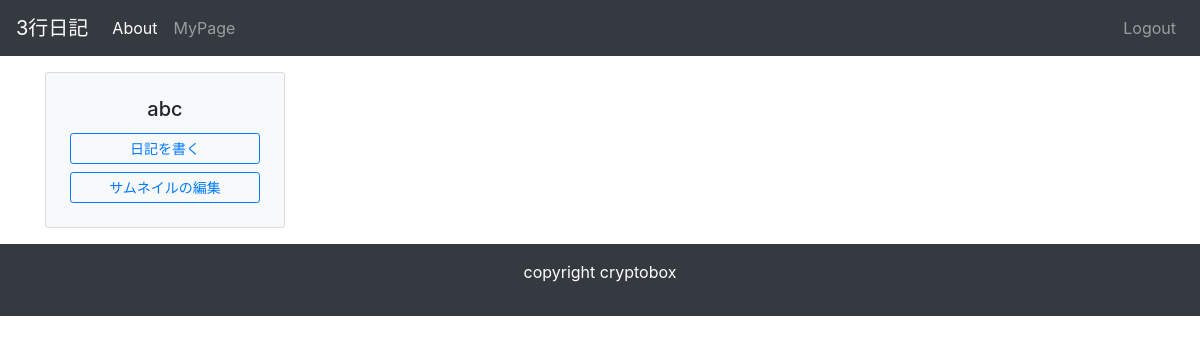
The app's page /user_detail/1/ (signed in), older data.
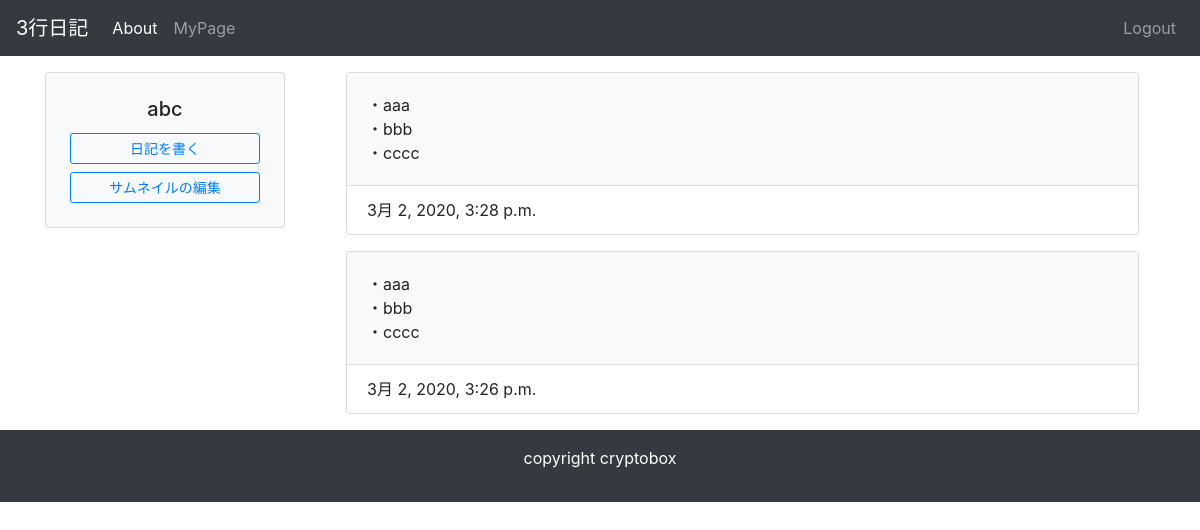
The same page, newer data.
### ThreeLineDiary/models.py (models this page shows, shortened)
class Post(models.Model):
    release = ((True, '公開'), (False, '非公開'))
    line_one = models.CharField('1つ目', max_length=100)
    line_two = models.CharField('2つ目', max_length=100)
    line_three = models.CharField('3つ目', max_length=100)
    created_at = models.DateTimeField('作成日', default=timezone.now)
    active = models.BooleanField('日記の公開', default=False, choices=release)
    user = models.ForeignKey(
        User, verbose_name='ユーザー', on_delete=models.PROTECT,
    )

### ThreeLineDiary/views.py (the view)
# urls.py: path('user_detail/<int:pk>/', views.UserDetail.as_view(), name='user_detail'),
class UserDetail(OnlyYouMixin, generic.ListView):
    model = Post
    template_name = 'ThreeLineDiary/user_detail.html'  # デフォルトユーザーを使う場合に備え、きちんとtemplate名を書く
    def get_context_data(self, **kwargs):
        context = super().get_context_data(**kwargs)
        context["post_list"] = Post.objects.all()
        return context

### ThreeLineDiary/views.py (called while the page is built)
    def test_func(self):
        user = self.request.user
        return user.pk == self.kwargs['pk'] or user.is_superuser

### ThreeLineDiary/templates/ThreeLineDiary/user_detail.html (shortened to what this page needs)
{% extends "ThreeLineDiary/base.html" %}
{% block content %}
<div class="container">
    <div class="row">
        <div class="col-md-3">
            <div class="card img-thumbnail bg-light mb-3 mt-3" style="width: 15rem;">
                <div class="card-body">
                    <h5 class="card-title text-center">{{ user.username }}</h5>
                    <a class="btn btn-outline-primary btn-sm btn-block" href="{% url 'ThreeLineDiary:post_create' user.pk %}" role="button">日記を書く</a>
                    <a class="btn btn-outline-primary btn-sm btn-block" href="{% url 'ThreeLineDiary:thumbnail_update' user.pk %}" role="button">サムネイルの編集</a>
                </div>
            </div>
        </div>
        <div class="col-md-9">
                 {% for post in user.post_set.all reversed %}
                     <div class="card bg-light mb-3 mt-3 mx-3" style="max-width: 50rem;">
                         <div class="card-body bg-light">
                            <p class="card-text">・{{ post.line_one }}<br>・{{ post.line_two }}<br>・{{ post.line_three }}</p>
                         </div>
                      <div class="card-footer bg-white">{{ post.created_at }}</div>
                     </div>
                 {% endfor %}
        </div>
    </div>
</div>
{% endblock %}

Row changes from the older to the newer data that the page shows:
added Post: line_one "aaa", line_two "bbb", line_three "cccc", created_at "3月 2, 2020, 3:28 p.m."
added Post: line_one "aaa", line_two "bbb", line_three "cccc", created_at "3月 2, 2020, 3:26 p.m."
